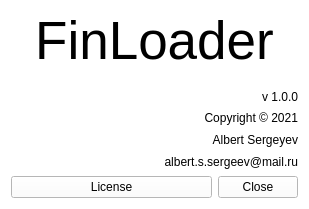
<?xml version="1.0" encoding="UTF-8"?>
<ui version="4.0">
 <class>AboutForm</class>
 <widget class="QWidget" name="AboutForm">
  <property name="geometry">
   <rect>
    <x>0</x>
    <y>0</y>
    <width>309</width>
    <height>209</height>
   </rect>
  </property>
  <property name="sizePolicy">
   <sizepolicy hsizetype="Fixed" vsizetype="Fixed">
    <horstretch>0</horstretch>
    <verstretch>0</verstretch>
   </sizepolicy>
  </property>
  <property name="palette">
   <palette>
    <active>
     <colorrole role="Button">
      <brush brushstyle="SolidPattern">
       <color alpha="255">
        <red>255</red>
        <green>255</green>
        <blue>255</blue>
       </color>
      </brush>
     </colorrole>
     <colorrole role="Base">
      <brush brushstyle="SolidPattern">
       <color alpha="255">
        <red>255</red>
        <green>255</green>
        <blue>255</blue>
       </color>
      </brush>
     </colorrole>
     <colorrole role="Window">
      <brush brushstyle="SolidPattern">
       <color alpha="255">
        <red>255</red>
        <green>255</green>
        <blue>255</blue>
       </color>
      </brush>
     </colorrole>
    </active>
    <inactive>
     <colorrole role="Button">
      <brush brushstyle="SolidPattern">
       <color alpha="255">
        <red>255</red>
        <green>255</green>
        <blue>255</blue>
       </color>
      </brush>
     </colorrole>
     <colorrole role="Base">
      <brush brushstyle="SolidPattern">
       <color alpha="255">
        <red>255</red>
        <green>255</green>
        <blue>255</blue>
       </color>
      </brush>
     </colorrole>
     <colorrole role="Window">
      <brush brushstyle="SolidPattern">
       <color alpha="255">
        <red>255</red>
        <green>255</green>
        <blue>255</blue>
       </color>
      </brush>
     </colorrole>
    </inactive>
    <disabled>
     <colorrole role="Button">
      <brush brushstyle="SolidPattern">
       <color alpha="255">
        <red>255</red>
        <green>255</green>
        <blue>255</blue>
       </color>
      </brush>
     </colorrole>
     <colorrole role="Base">
      <brush brushstyle="SolidPattern">
       <color alpha="255">
        <red>255</red>
        <green>255</green>
        <blue>255</blue>
       </color>
      </brush>
     </colorrole>
     <colorrole role="Window">
      <brush brushstyle="SolidPattern">
       <color alpha="255">
        <red>255</red>
        <green>255</green>
        <blue>255</blue>
       </color>
      </brush>
     </colorrole>
    </disabled>
   </palette>
  </property>
  <property name="windowTitle">
   <string>Form</string>
  </property>
  <layout class="QGridLayout" name="gridLayout">
   <property name="topMargin">
    <number>0</number>
   </property>
   <item row="0" column="0" colspan="4">
    <widget class="QLabel" name="label">
     <property name="font">
      <font>
       <pointsize>40</pointsize>
      </font>
     </property>
     <property name="text">
      <string>FinLoader</string>
     </property>
     <property name="alignment">
      <set>Qt::AlignCenter</set>
     </property>
    </widget>
   </item>
   <item row="1" column="1" colspan="3">
    <layout class="QVBoxLayout" name="verticalLayout">
     <item>
      <widget class="QLabel" name="label_5">
       <property name="text">
        <string>v 1.0.0</string>
       </property>
       <property name="alignment">
        <set>Qt::AlignBottom|Qt::AlignRight|Qt::AlignTrailing</set>
       </property>
      </widget>
     </item>
     <item>
      <widget class="QLabel" name="label_2">
       <property name="text">
        <string>Copyright © 2021</string>
       </property>
       <property name="alignment">
        <set>Qt::AlignRight|Qt::AlignTrailing|Qt::AlignVCenter</set>
       </property>
      </widget>
     </item>
     <item>
      <widget class="QLabel" name="label_3">
       <property name="text">
        <string>Albert Sergeyev</string>
       </property>
       <property name="alignment">
        <set>Qt::AlignRight|Qt::AlignTrailing|Qt::AlignVCenter</set>
       </property>
      </widget>
     </item>
     <item>
      <widget class="QLabel" name="label_4">
       <property name="text">
        <string>albert.s.sergeev@mail.ru</string>
       </property>
       <property name="alignment">
        <set>Qt::AlignRight|Qt::AlignTrailing|Qt::AlignVCenter</set>
       </property>
      </widget>
     </item>
    </layout>
   </item>
   <item row="2" column="3">
    <widget class="QPushButton" name="btnClose">
     <property name="text">
      <string>Close</string>
     </property>
    </widget>
   </item>
   <item row="2" column="0" colspan="3">
    <widget class="QPushButton" name="btnLicense">
     <property name="text">
      <string>License</string>
     </property>
    </widget>
   </item>
  </layout>
 </widget>
 <resources/>
 <connections/>
</ui>
